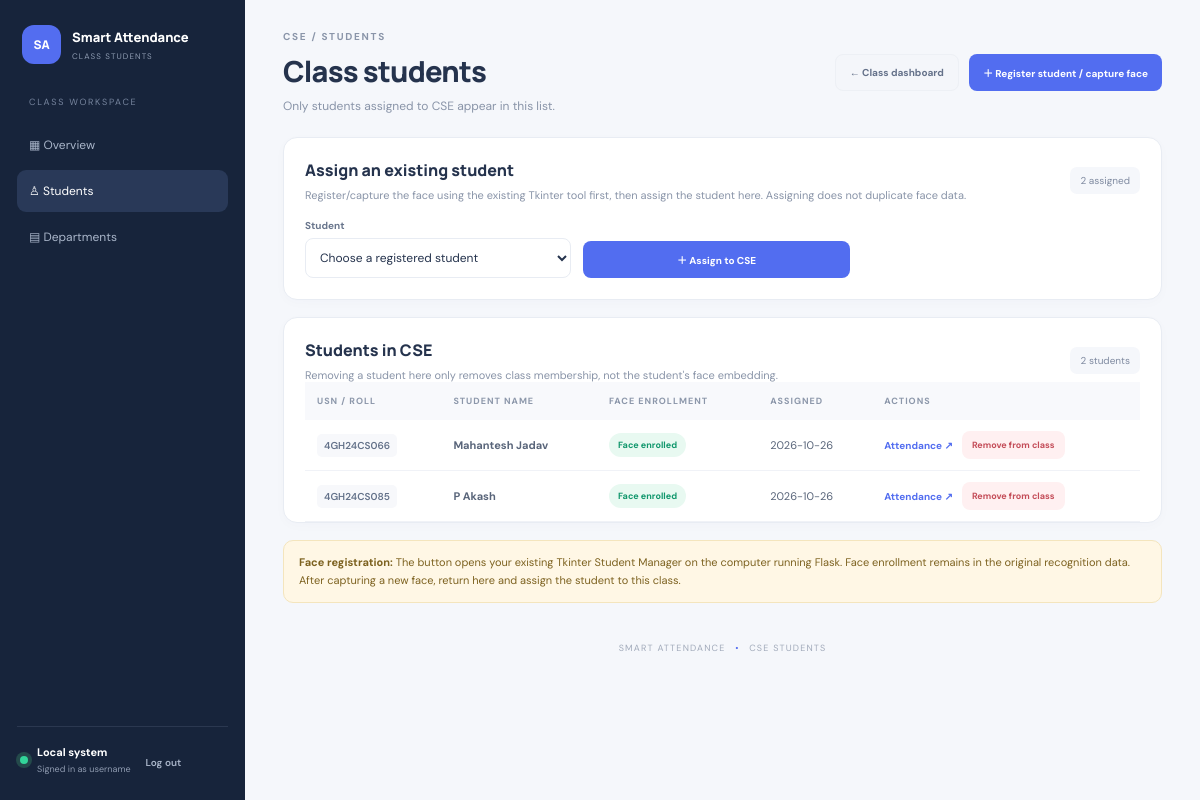
The page /classes/1/students (signed in) on the database its author committed.
### tables this page shows
CREATE TABLE users (
            id INTEGER PRIMARY KEY AUTOINCREMENT, username TEXT NOT NULL UNIQUE,
            password_hash TEXT NOT NULL, role TEXT NOT NULL CHECK(role IN ('hod','lecturer')),
            display_name TEXT NOT NULL, is_active INTEGER NOT NULL DEFAULT 1,
            created_at TEXT NOT NULL);

CREATE TABLE classes (
            id INTEGER PRIMARY KEY AUTOINCREMENT,
            class_code TEXT NOT NULL UNIQUE COLLATE NOCASE,
            department TEXT NOT NULL,
            semester INTEGER NOT NULL CHECK(semester BETWEEN 1 AND 8),
            section TEXT NOT NULL,
            academic_year TEXT NOT NULL,
            created_at TEXT NOT NULL,
            updated_at TEXT NOT NULL);

CREATE TABLE student_overrides (
            roll TEXT PRIMARY KEY, display_name TEXT NOT NULL, updated_at TEXT NOT NULL);

CREATE TABLE class_students (
            class_id INTEGER NOT NULL,
            roll TEXT NOT NULL,
            assigned_at TEXT NOT NULL,
            PRIMARY KEY(class_id, roll),
            FOREIGN KEY(class_id) REFERENCES classes(id) ON DELETE CASCADE);

### app.py (the view, shortened to what this page needs)
@app.route("/classes/<int:class_id>/students", methods=["GET", "POST"])
@class_access_required
def class_students(class_id):
    if request.method == "POST" and session.get("role") != "hod":
        return render_template("forbidden.html"), 403
    all_students = load_students()
    with db() as conn:
        class_record = conn.execute("SELECT * FROM classes WHERE id=?", (class_id,)).fetchone()
        if not class_record:
            flash("Class not found.", "error")
            return redirect(url_for("department_management"))
        rows = conn.execute("SELECT roll, assigned_at FROM class_students WHERE class_id=? ORDER BY roll", (class_id,)).fetchall()
    assigned = []
    for row in rows:
        student = all_students.get(row["roll"], {"roll": row["roll"], "name": "Student record not found", "enrolled": False})
        assigned.append({**student, "assigned_at": row["assigned_at"]})
    unassigned = [student for roll, student in sorted(all_students.items(), key=lambda item: (item[1]["name"].casefold(), item[0]))
                  if not any(s["roll"] == roll for s in assigned)]
    return render_template("class_students.html", class_record=class_record, students=assigned,
                           unassigned=unassigned, admin_user=session.get("username", "hod"),
                           user_role=session.get("role", "hod"))

### app.py (called while the page is built, shortened)
@contextmanager
def db():
    conn = sqlite3.connect(DASHBOARD_DB, timeout=10)
    conn.row_factory = sqlite3.Row
    conn.execute("PRAGMA foreign_keys = ON")
    try:
        yield conn
        conn.commit()
    except Exception:
        conn.rollback()
        raise
    finally:
        conn.close()

def login_required(fn):
    @wraps(fn)
    def wrapped(*args, **kwargs):
        if not session.get("user_id"):
            return redirect(url_for("login", next=request.path))
        with db() as conn:
            user = conn.execute("SELECT id, username, role, display_name, is_active FROM users WHERE id=?",
                                (session["user_id"],)).fetchone()
        if not user or not user["is_active"]:
            session.clear()
            return redirect(url_for("login"))
        return fn(*args, **kwargs)
    return wrapped

def class_access_allowed(class_id):
    if session.get("role") == "hod":
        return True

def class_access_required(fn):
    @wraps(fn)
    @login_required
    def wrapped(*args, **kwargs):
        class_id = kwargs.get("class_id")
        if class_id is None or not class_access_allowed(class_id):
            return render_template("forbidden.html"), 403
        return fn(*args, **kwargs)
    return wrapped

### templates/class_students.html (shortened to what this page needs)
<!doctype html>
<html lang="en"><head><meta charset="utf-8"><meta name="viewport" content="width=device-width,initial-scale=1"><title>{{ class_record.class_code }} Students | Smart Attendance</title><link rel="stylesheet" href="{{ url_for('static', filename='style.css') }}"></head><body><div class="layout"><aside class="sidebar"><div class="brand"><span class="brand-icon">SA</span><div><b>Smart Attendance</b><small>CLASS STUDENTS</small></div></div><nav><span class="nav-label">CLASS WORKSPACE</span><a href="{{ url_for('class_dashboard', class_id=class_record.id) }}">▦ Overview</a><a class="active" href="{{ url_for('class_students', class_id=class_record.id) }}">♙ Students</a>{% if user_role == 'hod' %}<a href="{{ url_for('department_management') }}">▤ Departments</a>{% else %}<a href="{{ url_for('lecturer_dashboard') }}">← My dashboard</a>{% endif %}</nav><div class="side-bottom"><span class="online"></span><div><b>Local system</b><small>Signed in as {{ admin_user }}</small></div><form method="post" action="{{ url_for('logout') }}"><button class="logout" type="submit">Log out</button></form></div></aside><main class="main"><header class="topbar"><div><div class="eyebrow">{{ class_record.class_code }} / STUDENTS</div><h1>Class students</h1><p>Only students assigned to {{ class_record.class_code }} appear in this list.</p></div><div class="top-actions"><a class="button ghost" href="{{ url_for('class_dashboard', class_id=class_record.id) }}">← Class dashboard</a>{% if user_role == 'hod' %}<form method="post" action="{{ url_for('launch_student_manager') }}"><input type="hidden" name="next" value="{{ url_for('class_students', class_id=class_record.id) }}"><button class="button primary" type="submit">＋ Register student / capture face</button></form>{% endif %}</div></header>
{% if user_role == 'hod' %}<section class="panel class-create"><div class="panel-head"><div><h3>Assign an existing student</h3><p>Register/capture the face using the existing Tkinter tool first, then assign the student here. Assigning does not duplicate face data.</p></div><span class="pill">{{ students|length }} assigned</span></div><form class="department-form" method="post" action="{{ url_for('class_students', class_id=class_record.id) }}"><label>Student<select name="roll" required><option value="">Choose a registered student</option></select></label><button class="button primary" type="submit" >＋ Assign to {{ class_record.class_code }}</button></form></section>{% endif %}
<section class="panel"><div class="panel-head"><div><h3>Students in {{ class_record.class_code }}</h3><p>Removing a student here only removes class membership, not the student's face embedding.</p></div><span class="pill">{{ students|length }} students</span></div><div class="table-wrap"><table><thead><tr><th>USN / ROLL</th><th>STUDENT NAME</th><th>FACE ENROLLMENT</th><th>ASSIGNED</th><th>ACTIONS</th></tr></thead><tbody>{% for s in students %}<tr><td><code>{{ s.roll }}</code></td><td><b>{{ s.name }}</b></td><td><span class="status {{ 'present' if s.enrolled else 'pending' }}">{{ 'Face enrolled' if s.enrolled else 'Pending enrollment' }}</span></td><td>{{ s.assigned_at[:10] }}</td><td><div class="actions"><a class="text-link" href="{{ url_for('class_attendance_page', class_id=class_record.id) }}">Attendance ↗</a>{% if user_role == 'hod' %}<form method="post" action="{{ url_for('remove_class_student', class_id=class_record.id, roll=s.roll) }}" onsubmit="return confirm('Remove this student from {{ class_record.class_code }} only?')"><button class="button small danger" type="submit">Remove from class</button></form>{% endif %}</div></td></tr>{% else %}<tr><td colspan="5" class="empty">No students assigned yet. Choose an existing student above to assign them to this class.</td></tr>{% endfor %}</tbody></table></div></section>{% if user_role == 'hod' %}<div class="notice"><b>Face registration:</b> The button opens your existing Tkinter Student Manager on the computer running Flask. Face enrollment remains in the original recognition data. After capturing a new face, return here and assign the student to this class.</div>{% endif %}<footer>SMART ATTENDANCE <span>•</span> {{ class_record.class_code }} STUDENTS</footer></main></div></body></html>

### rows shown on the page
users: username "username"
classes: class_code "CSE"
student_overrides: name "Mahantesh Jadav"
class_students: assigned_at "2026-10-26"
student_overrides: name "P Akash"
class_students: assigned_at "2026-10-26"

### other values the page prints
{{ students|length }} "2"
{{ s.roll }} "4GH24CS066" "4GH24CS085"
{{ 'Face enrolled' if s.enrolled else 'Pending enrollment' }} "Face enrolled" "Face enrolled"
